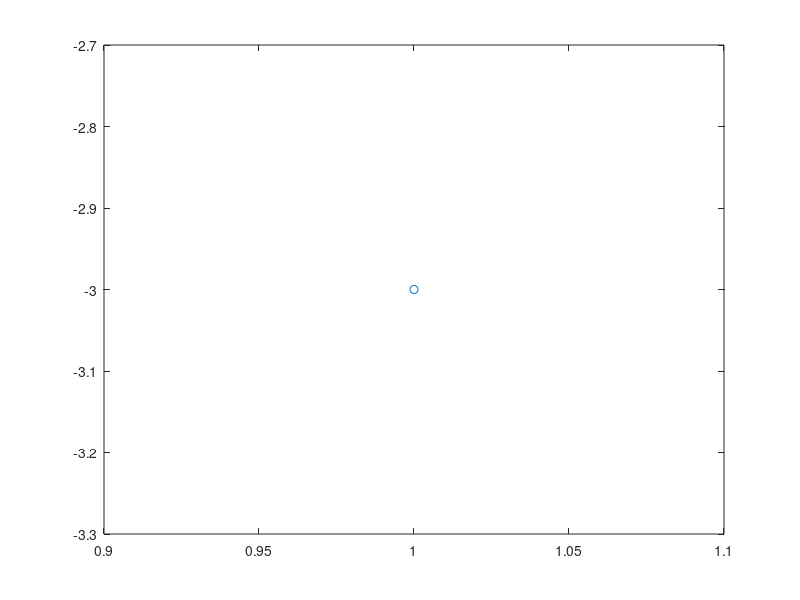

Source code (MATLAB):


List=dir('ForStats/');
List={List(3:end).name};

CollectedDCT=[];

for ImageFile=3:length(List)
    tic
    disp(ImageFile/length(List))
    im=CleanUpImage(['ForStats/' List{ImageFile}]);
    %Size of the DCT transform
    DCTSize=8;
    Overlap=false;
    %Size of the sliding window
    
    MaxCoeffs=64;
    if DCTSize==8
        coeff = [1 9 2 3 10 17 25 18 11 4 5 12 19 26 33 41 34 27 20 13 6 7 14 21 28 35 42 49 57 50 43 36 29 22 15 8 16 23 30 37 44 51 58 59 52 45 38 31 24 32 39 46 53 60 61 54 47 40 48 55 62 63 56 64];
    else
        coeff = 1:DCTSize.^2;
        MaxCoeffs=DCTSize.^2;
    end
    
    
    
    YCbCr=rgb2ycbcr(im);
    Y=double(im(:,:,1));
    
    D=dctmtx(DCTSize);
    
    if Overlap
        DCTStep=1;
        DCT=ones([size(Y)-DCTSize+1 MaxCoeffs-1])*-inf;
    else
        %Crop image to perfectly fit DCT window
        %disp('not overlapping');
        Y=Y(1:floor(size(Y,1)/DCTSize)*DCTSize,1:floor(size(Y,2)/DCTSize)*DCTSize);
        DCTStep=DCTSize;
        DCT=ones([size(Y)/DCTSize MaxCoeffs-1])*-inf;
    end
    
    for ii=1:DCTStep:size(Y,1)-DCTSize+1
        for jj=1:DCTStep:size(Y,2)-DCTSize+1
            tmpDCT=D*Y(ii:ii+DCTSize-1,jj:jj+DCTSize-1)*D';
            tmpDCT=reshape(tmpDCT,1,1,numel(tmpDCT));
            tmpDCT=tmpDCT(:,:,coeff); %reorder according to zigzag
            tmpDCT=tmpDCT(:,:,2:MaxCoeffs); %only keep some low coefficients
            DCT((ii-1)/DCTStep+1,(jj-1)/DCTStep+1,:)=tmpDCT;
        end
    end
    
    
    %disp('DCT computed');
    toc
    serializedDCT=reshape(DCT,[],MaxCoeffs-1);
    
    %Estimate global noise variance
    CollectedDCT=[CollectedDCT;serializedDCT];
    size(CollectedDCT)
    
    Subband_k=kurtosis(CollectedDCT);
    figure;plot(sort(Subband_k,'descend'),'LineStyle','none','Marker','o');
    pause
end
Subband_k=kurtosis(CollectedDCT)-3;

figure;plot(sort(Subband_k,'descend'),'LineStyle','none','Marker','o');